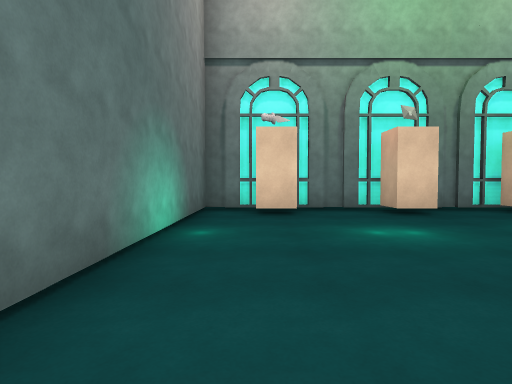
View 1 (above)

12 first-person views from a walk through a Unity game level. The camera is 1.4 m above the floor, tilts 2° down and sees 80° across. The floor is counted in squares, 2 m on a side. Each view is taken from the middle of a square. On the plan, view 1 faces up. The plan holds only what a view shows up to about 10 squares ahead; the rest is blank. The place goes on beyond the plan.

View 2
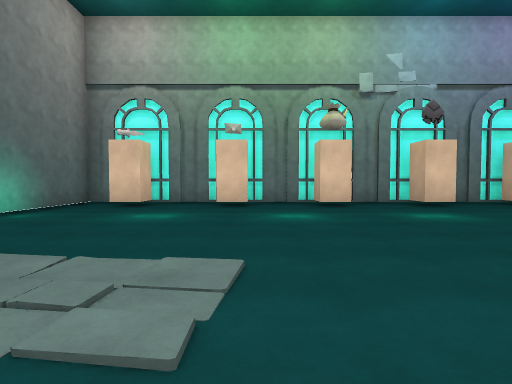

View 3
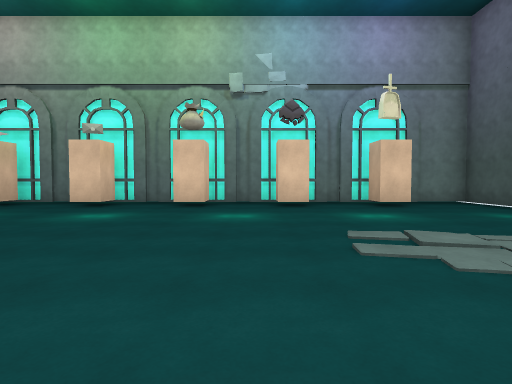

View 4
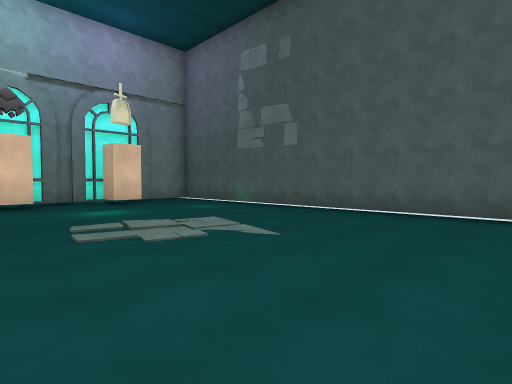

View 5
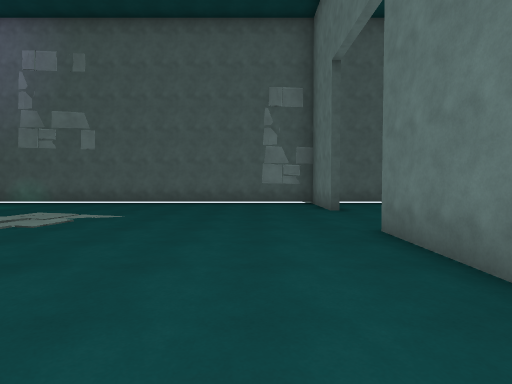

View 6
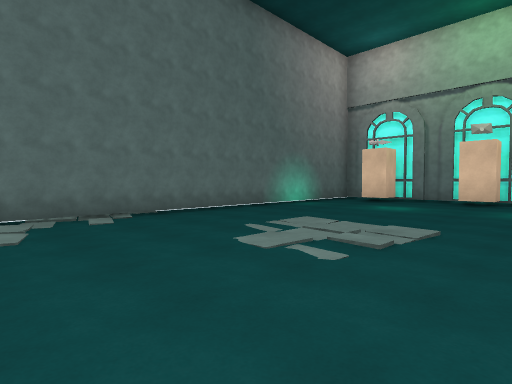

View 7
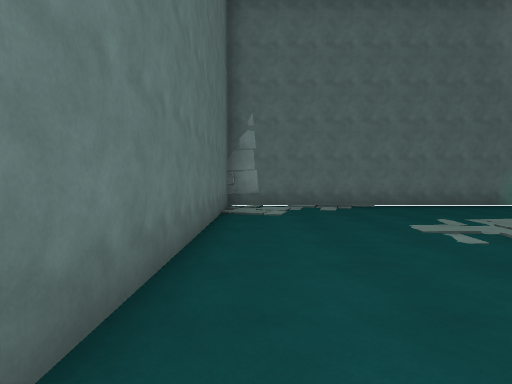

View 8
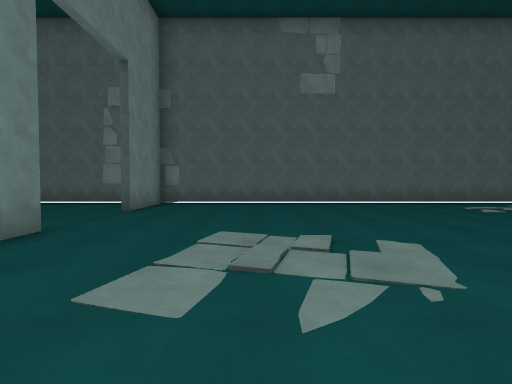

View 9
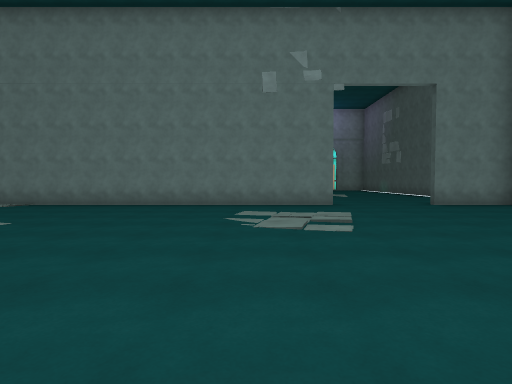

View 10
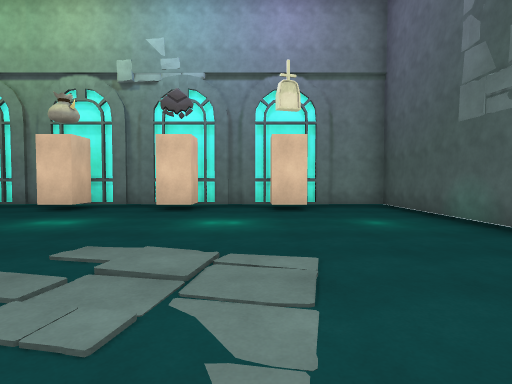

View 11
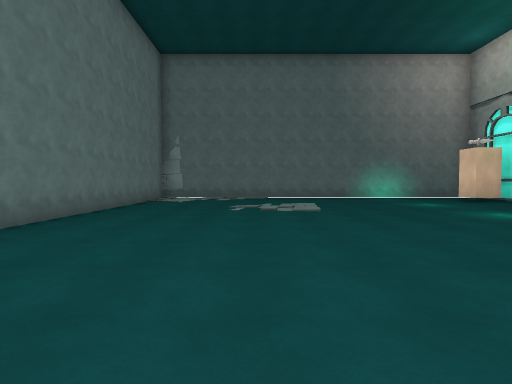

View 12
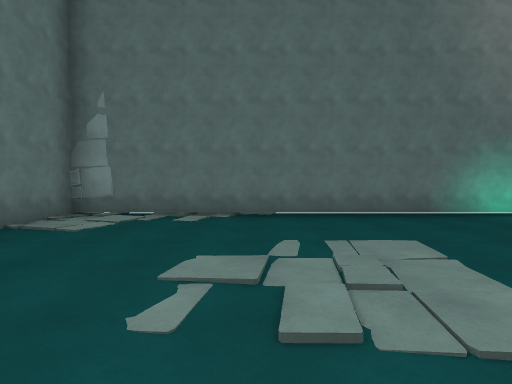

### Floor plan
Points are (right, up) in squares from view 1. A wall is a line through its corners. A room is listed if a view was taken in it or the views show most of it. See-through windows are left out.
Room 1 (views 1, 2, 3, 4, 5, 6, 7, 10, 11, 12)
walls: (12.3, -4.8) (14.6, -4.8) (14.6, 7.6) (-1.3, 7.6) (-1.3, -4.8) (9.4, -4.8)
ways out: opening at (11, -5) to room 2
objects: other object (0, 7); other object (3, 7); other object (6, 7); other object (9, 7); other object (12, 7)
Room 2 (views 8, 9)
walls: (9.4, -5) (-0.6, -5); (14.6, -16.1) (14.6, -5) (12.3, -5)
ways out: opening at (11, -5) to room 1

Where each view was taken, in squares from view 1:
view 1: 0 up, 0 right, facing up
view 2: 2 down, 4 right, facing up
view 3: 2 down, 8 right, facing up
view 4: 3 down, 8 right, facing up-right
view 5: 3 down, 5 right, facing right
view 6: 4 down, 5 right, facing up-left
view 7: 4 down, 7 right, facing left
view 8: 8 down, 5 right, facing right
view 9: 14 down, 7 right, facing up
view 10: 1 down, 11 right, facing up
view 11: 1 down, 11 right, facing left
view 12: 1 down, 5 right, facing left
